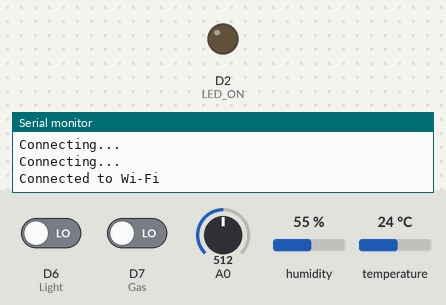
The sketch below on a simulated ESP8266 (NodeMCU). On the bench: output pins drawn as LEDs (lit = HIGH), the last lines printed to the serial monitor. Inputs (shaded band) come from the test bench; at power-on: D6 (Light) LOW, D7 (Gas) LOW, A0 = 512, humidity 55 %, temperature 24 °C. WiFi joins after 1.5 s; servers stay silent unless stated; uploads are accepted with an empty reply.

Above: at 3.2 s.
3.3 s: D6 (Light) driven HIGH
At 3.7 s:
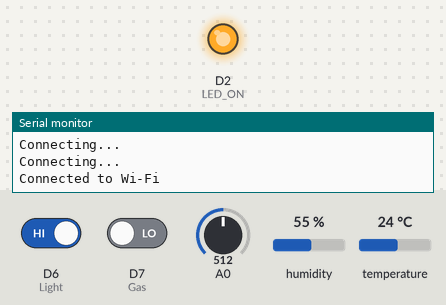
14.6 s: D6 (Light) driven LOW
At 14.9 s:
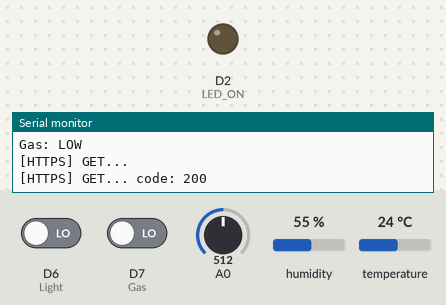
Timing chart, 0 to 17.6 s (numbered marks = the images above; inputs shaded):
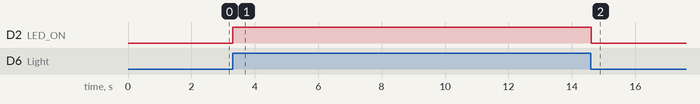

The sketch:

main.ino
```cpp
#include <Arduino.h>
#include <DHT11.h>
#include <ESP8266WiFi.h>
#include <ESP8266HTTPClient.h>
#include <WiFiClientSecureBearSSL.h>

// Enter your Wi-Fi credentials
const char* ssid = "Lowk3yC00L";
const char* password = "@wefull_ArVsH+0nF1R3";

// Enter your server URL and API endpoint
const char* serverUrl = "https://iot.goraznet.store";
const char* apiEndpoint = "/send.php";

DHT11 dht(D1);
WiFiClient wifiClient;
HTTPClient httpClient;
int timer = 10000;


void setup() {
  pinMode(D7, INPUT); //Gas (MQ9)
  pinMode(D6, INPUT); //Light (LDR)
  pinMode(D2, OUTPUT); //LED ON/OFF
  Serial.begin(115200);

  // Clear Serial monitor output
  for (int i = 0; i < 20; i++) {
    Serial.println();
  }

  WiFi.begin(ssid, password);
  while (WiFi.status() != WL_CONNECTED) {
    delay(1000);
    Serial.println("Connecting...");
  }
  Serial.println("Connected to Wi-Fi");
}

void loop() {

  int light = digitalRead(D6);
  if(timer >= 0){
     digitalWrite(D2,light);
     timer -= 50;
     delay(50);
     return;
  }

  timer= 10000;

  float humidity = dht.readHumidity();
  float temperature = dht.readTemperature();
  int khak = analogRead(A0);
  int gas = digitalRead(D7);


  Serial.print("Temperature: ");
  Serial.print(temperature);
  Serial.println("C");

  Serial.print("Humidity: ");
  Serial.print(humidity);
  Serial.println("%");

  Serial.print("Light: ");
  Serial.println(light ? "HIGH" : "LOW");

  Serial.print("Khak: ");
  Serial.println(khak);

  Serial.print("Gas: ");
  Serial.println(gas ? "HIGH" : "LOW");

char url[256]; // assuming max URL length is 256 characters
sprintf(url, "%s%s?dht11_temp=%.1f&dht11_humidity=%.1f&yl_69=%d&mq9=%d&ldr=%d",
        serverUrl, apiEndpoint, temperature, humidity, khak, gas, light); // For Formatting the String

//%s is used for char* (strings) and %d is used for int (integers)

  std::unique_ptr<BearSSL::WiFiClientSecure>client(new BearSSL::WiFiClientSecure);
  client->setInsecure();


    if (httpClient.begin(*client, url)) {  // HTTPS
      Serial.print("[HTTPS] GET...\n");
      // start connection and send HTTP header
      int httpCode = httpClient.GET();
      // httpCode will be negative on error
      if (httpCode > 0) {
        // HTTP header has been send and Server response header has been handled
        Serial.printf("[HTTPS] GET... code: %d\n", httpCode);
        // file found at server
        if (httpCode == HTTP_CODE_OK || httpCode == HTTP_CODE_MOVED_PERMANENTLY) {
          String payload = httpClient.getString();
          Serial.println(payload);
        }
      } else {
        Serial.printf("[HTTPS] GET... failed, error: %s\n", httpClient.errorToString(httpCode).c_str());
      }

      httpClient.end();
    } else {
      Serial.printf("[HTTPS] Unable to connect\n");
    }
}
```

Measured:
- after the input at 3.3 s, D2 (LED_ON): LOW → HIGH at once
- after the input at 14.6 s, D2 (LED_ON): HIGH → LOW at once
